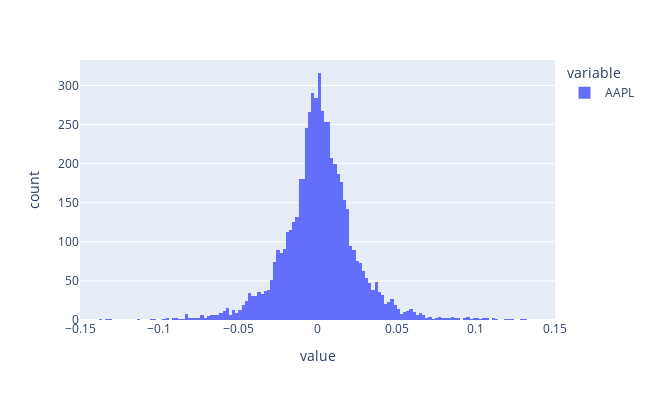

Notebook code for this chart:
### Markdown cell above
### Histogram of log returns

### Code cell
log_ret_AAPL.plot(kind='hist').update_xaxes(range=[-0.15, 0.15]).update_layout(autosize = False, width = 650, height = 400)

### Figure 1 — Plotly figure (JSON) as saved in the notebook; plotly's stock layout.template omitted (floating-point values rounded to 4 significant figures; data arrays with more than 128 entries replaced by an {"elided": "..."} marker saying what was removed)
{"data": [{"alignmentgroup": "True", "bingroup": "x", "hovertemplate": "variable=AAPL<br>value=%{x}<br>count=%{y}<extra></extra>", "legendgroup": "AAPL", "marker": {"color": "#636efa", "pattern": {"shape": ""}}, "name": "AAPL", "offsetgroup": "AAPL", "orientation": "v", "showlegend": true, "type": "histogram", "x": {"elided": "5799 float values"}, "xaxis": "x", "yaxis": "y"}], "layout": {"autosize": false, "barmode": "relative", "height": 400, "legend": {"title": {"text": "variable"}, "tracegroupgap": 0}, "margin": {"t": 60}, "width": 650, "xaxis": {"anchor": "y", "domain": [0, 1], "range": [-0.15, 0.15], "title": {"text": "value"}}, "yaxis": {"anchor": "x", "domain": [0, 1], "title": {"text": "count"}}}}
